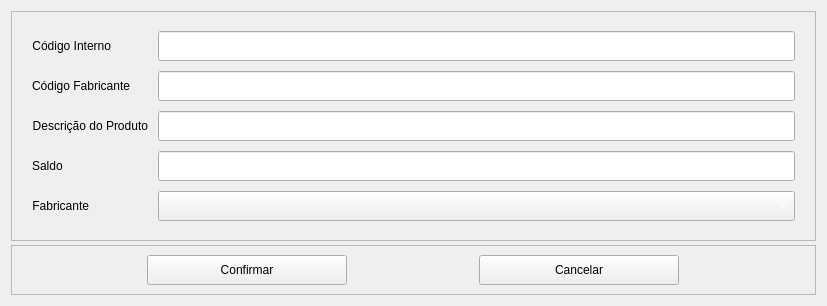
<?xml version="1.0" encoding="UTF-8"?>
<ui version="4.0">
 <class>wind_alt_prod</class>
 <widget class="QWidget" name="wind_alt_prod">
  <property name="geometry">
   <rect>
    <x>0</x>
    <y>0</y>
    <width>827</width>
    <height>306</height>
   </rect>
  </property>
  <property name="minimumSize">
   <size>
    <width>827</width>
    <height>306</height>
   </size>
  </property>
  <property name="maximumSize">
   <size>
    <width>827</width>
    <height>306</height>
   </size>
  </property>
  <property name="windowTitle">
   <string>Alteração de Produto Cadastrado</string>
  </property>
  <layout class="QVBoxLayout" name="verticalLayout">
   <item alignment="Qt::AlignVCenter">
    <widget class="QFrame" name="fr_top">
     <property name="minimumSize">
      <size>
       <width>0</width>
       <height>230</height>
      </size>
     </property>
     <property name="maximumSize">
      <size>
       <width>16777215</width>
       <height>230</height>
      </size>
     </property>
     <property name="frameShape">
      <enum>QFrame::StyledPanel</enum>
     </property>
     <property name="frameShadow">
      <enum>QFrame::Raised</enum>
     </property>
     <layout class="QVBoxLayout" name="verticalLayout_2">
      <property name="spacing">
       <number>10</number>
      </property>
      <property name="leftMargin">
       <number>10</number>
      </property>
      <property name="topMargin">
       <number>10</number>
      </property>
      <property name="rightMargin">
       <number>10</number>
      </property>
      <property name="bottomMargin">
       <number>10</number>
      </property>
      <item>
       <layout class="QFormLayout" name="formLayout">
        <property name="formAlignment">
         <set>Qt::AlignLeading|Qt::AlignLeft|Qt::AlignVCenter</set>
        </property>
        <property name="leftMargin">
         <number>10</number>
        </property>
        <property name="rightMargin">
         <number>10</number>
        </property>
        <item row="0" column="0">
         <widget class="QLabel" name="lb_codint">
          <property name="minimumSize">
           <size>
            <width>0</width>
            <height>30</height>
           </size>
          </property>
          <property name="maximumSize">
           <size>
            <width>16777215</width>
            <height>30</height>
           </size>
          </property>
          <property name="text">
           <string>&lt;html&gt;&lt;head/&gt;&lt;body&gt;&lt;p align=&quot;right&quot;&gt;Código Interno&lt;/p&gt;&lt;/body&gt;&lt;/html&gt;</string>
          </property>
          <property name="alignment">
           <set>Qt::AlignRight|Qt::AlignTrailing|Qt::AlignVCenter</set>
          </property>
         </widget>
        </item>
        <item row="0" column="1">
         <widget class="QLineEdit" name="le_codint">
          <property name="minimumSize">
           <size>
            <width>0</width>
            <height>30</height>
           </size>
          </property>
          <property name="maximumSize">
           <size>
            <width>16777215</width>
            <height>30</height>
           </size>
          </property>
          <property name="styleSheet">
           <string notr="true">color: rgb(255, 255, 255);</string>
          </property>
         </widget>
        </item>
        <item row="1" column="0">
         <widget class="QLabel" name="lb_codforn">
          <property name="minimumSize">
           <size>
            <width>0</width>
            <height>30</height>
           </size>
          </property>
          <property name="maximumSize">
           <size>
            <width>16777215</width>
            <height>30</height>
           </size>
          </property>
          <property name="text">
           <string>&lt;html&gt;&lt;head/&gt;&lt;body&gt;&lt;p align=&quot;right&quot;&gt;Código Fabricante&lt;/p&gt;&lt;/body&gt;&lt;/html&gt;</string>
          </property>
          <property name="alignment">
           <set>Qt::AlignRight|Qt::AlignTrailing|Qt::AlignVCenter</set>
          </property>
         </widget>
        </item>
        <item row="1" column="1">
         <widget class="QLineEdit" name="le_codforn">
          <property name="minimumSize">
           <size>
            <width>0</width>
            <height>30</height>
           </size>
          </property>
          <property name="maximumSize">
           <size>
            <width>16777215</width>
            <height>30</height>
           </size>
          </property>
          <property name="styleSheet">
           <string notr="true">color: rgb(255, 255, 255);</string>
          </property>
         </widget>
        </item>
        <item row="2" column="0">
         <widget class="QLabel" name="lb_descprod">
          <property name="minimumSize">
           <size>
            <width>0</width>
            <height>30</height>
           </size>
          </property>
          <property name="maximumSize">
           <size>
            <width>16777215</width>
            <height>30</height>
           </size>
          </property>
          <property name="text">
           <string>&lt;html&gt;&lt;head/&gt;&lt;body&gt;&lt;p align=&quot;right&quot;&gt;Descrição do Produto&lt;/p&gt;&lt;/body&gt;&lt;/html&gt;</string>
          </property>
          <property name="alignment">
           <set>Qt::AlignRight|Qt::AlignTrailing|Qt::AlignVCenter</set>
          </property>
         </widget>
        </item>
        <item row="2" column="1">
         <widget class="QLineEdit" name="le_descprod">
          <property name="minimumSize">
           <size>
            <width>0</width>
            <height>30</height>
           </size>
          </property>
          <property name="maximumSize">
           <size>
            <width>16777215</width>
            <height>30</height>
           </size>
          </property>
          <property name="styleSheet">
           <string notr="true">color: rgb(255, 255, 255);</string>
          </property>
         </widget>
        </item>
        <item row="3" column="0">
         <widget class="QLabel" name="lb_saldo">
          <property name="minimumSize">
           <size>
            <width>0</width>
            <height>30</height>
           </size>
          </property>
          <property name="maximumSize">
           <size>
            <width>16777215</width>
            <height>30</height>
           </size>
          </property>
          <property name="text">
           <string>Saldo</string>
          </property>
         </widget>
        </item>
        <item row="3" column="1">
         <widget class="QLineEdit" name="le_saldo">
          <property name="minimumSize">
           <size>
            <width>0</width>
            <height>30</height>
           </size>
          </property>
          <property name="maximumSize">
           <size>
            <width>16777215</width>
            <height>30</height>
           </size>
          </property>
          <property name="styleSheet">
           <string notr="true">color: rgb(255, 255, 255);</string>
          </property>
         </widget>
        </item>
        <item row="4" column="0">
         <widget class="QLabel" name="lb_forn">
          <property name="minimumSize">
           <size>
            <width>0</width>
            <height>30</height>
           </size>
          </property>
          <property name="maximumSize">
           <size>
            <width>16777215</width>
            <height>30</height>
           </size>
          </property>
          <property name="text">
           <string>&lt;html&gt;&lt;head/&gt;&lt;body&gt;&lt;p align=&quot;right&quot;&gt;Fabricante&lt;/p&gt;&lt;/body&gt;&lt;/html&gt;</string>
          </property>
          <property name="alignment">
           <set>Qt::AlignRight|Qt::AlignTrailing|Qt::AlignVCenter</set>
          </property>
         </widget>
        </item>
        <item row="4" column="1">
         <widget class="QComboBox" name="cb_fornec">
          <property name="minimumSize">
           <size>
            <width>0</width>
            <height>30</height>
           </size>
          </property>
          <property name="maximumSize">
           <size>
            <width>16777215</width>
            <height>30</height>
           </size>
          </property>
          <property name="cursor">
           <cursorShape>PointingHandCursor</cursorShape>
          </property>
          <property name="styleSheet">
           <string notr="true">color: rgb(255, 255, 255);</string>
          </property>
          <property name="maxVisibleItems">
           <number>5</number>
          </property>
         </widget>
        </item>
       </layout>
      </item>
     </layout>
    </widget>
   </item>
   <item alignment="Qt::AlignTop">
    <widget class="QFrame" name="fr_bot">
     <property name="frameShape">
      <enum>QFrame::StyledPanel</enum>
     </property>
     <property name="frameShadow">
      <enum>QFrame::Raised</enum>
     </property>
     <layout class="QHBoxLayout" name="horizontalLayout">
      <item>
       <widget class="QPushButton" name="pb_confirma_prod">
        <property name="minimumSize">
         <size>
          <width>200</width>
          <height>30</height>
         </size>
        </property>
        <property name="maximumSize">
         <size>
          <width>200</width>
          <height>30</height>
         </size>
        </property>
        <property name="cursor">
         <cursorShape>PointingHandCursor</cursorShape>
        </property>
        <property name="styleSheet">
         <string notr="true">QPushButton:hover{
	background-color: rgb(85, 255, 127);	
	color: rgb(255, 0, 0);
	border-radius: 10px
}</string>
        </property>
        <property name="text">
         <string>Confirmar</string>
        </property>
       </widget>
      </item>
      <item>
       <widget class="QPushButton" name="pb_cancela_prod">
        <property name="minimumSize">
         <size>
          <width>200</width>
          <height>30</height>
         </size>
        </property>
        <property name="maximumSize">
         <size>
          <width>200</width>
          <height>30</height>
         </size>
        </property>
        <property name="cursor">
         <cursorShape>PointingHandCursor</cursorShape>
        </property>
        <property name="styleSheet">
         <string notr="true">QPushButton:hover{
	background-color: rgb(255, 0, 0);
	color: rgb(0, 0, 255);
	border-radius: 10px
}</string>
        </property>
        <property name="text">
         <string>Cancelar</string>
        </property>
       </widget>
      </item>
     </layout>
    </widget>
   </item>
  </layout>
 </widget>
 <resources/>
 <connections/>
</ui>
